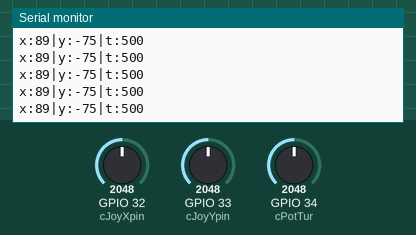
This sketch was run on a simulated ESP32. Parts: the last lines printed to the serial monitor. The inputs (shaded band) are chosen by the test bench; at power-on: GPIO 32 (cJoyXpin) = 2048, GPIO 33 (cJoyYpin) = 2048, GPIO 34 (cPotTur) = 2048.

Above: at 1.2 s.
1.3 s: GPIO 32 (cJoyXpin) set to 2866
At 1.42 s:
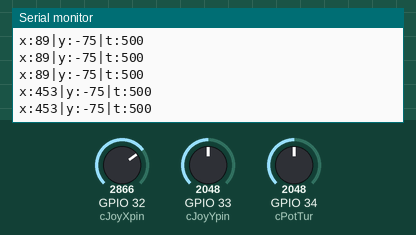
2.8 s: GPIO 33 (cJoyYpin) set to 2866
At 2.83 s:
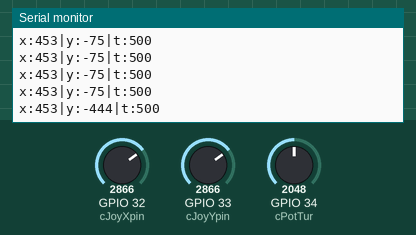
4.3 s: GPIO 34 (cPotTur) set to 2866
At 4.34 s:
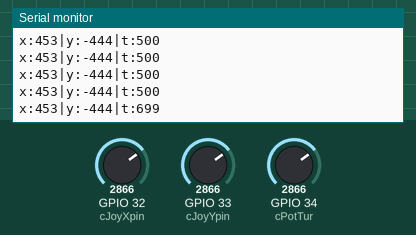
5.8 s: GPIO 32 (cJoyXpin) set to 3603
At 5.85 s:
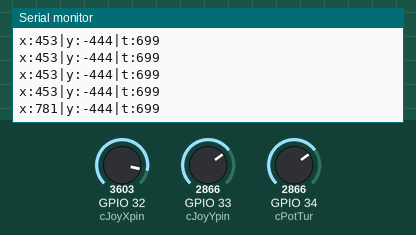
7.3 s: GPIO 33 (cJoyYpin) set to 3603
At 7.36 s:
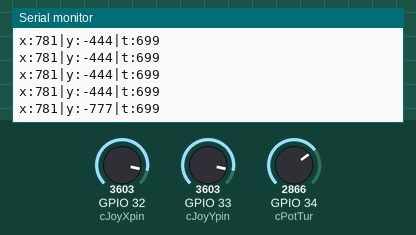
8.8 s: GPIO 34 (cPotTur) set to 3603
At 8.87 s:
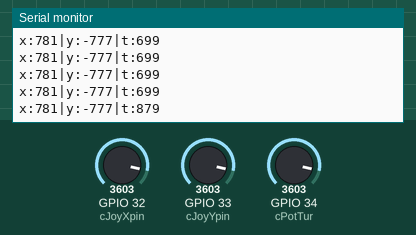
Timing chart, 0 to 11.3 s (numbered marks = the images above; inputs shaded):
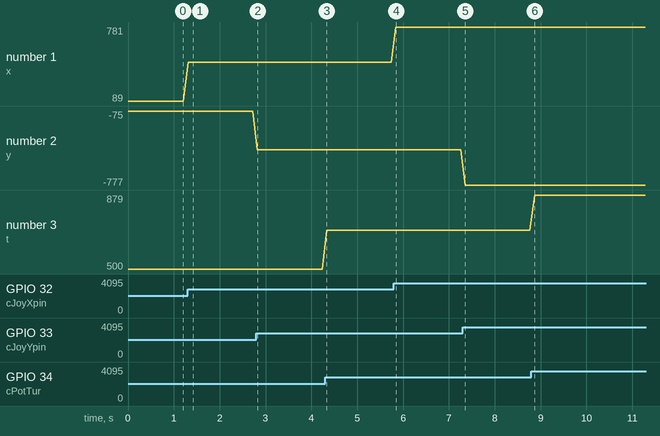

Measured:
- after the input at 1.3 s, the serial monitor: prints a new line at once (image 1)
- after the input at 2.8 s, the serial monitor: prints a new line at once (image 2)
- after the input at 4.3 s, the serial monitor: prints a new line at once (image 3)
- after the input at 5.8 s, the serial monitor: prints a new line at once (image 4)
- after the input at 7.3 s, the serial monitor: prints a new line after 0.06 s (image 5)
- after the input at 8.8 s, the serial monitor: prints a new line after 0.07 s (image 6)
- plotted number 1: 89 → 453 after the input at 1.3 s, 453 → 781 after the input at 5.8 s
- plotted number 2: -75 → -444 after the input at 2.8 s, -444 → -777 after the input at 7.3 s

The sketch:

transmitter_hovercraft.ino
```cpp
//Vysílač (ovladač)
#include <WiFi.h>
#include <esp_now.h>

uint8_t receiverMac[] = {0x08, 0xA6, 0xF7, 0xBC, 0x15, 0xF0};

void onSent(const wifi_tx_info_t *info, esp_now_send_status_t status) {
  //Serial.println(status == ESP_NOW_SEND_SUCCESS ? "OK" : "FAIL");
}

//konstanty
const int cJoyXpin = 32; // potenciometr joy osa X je GPIO pin 32 (ADC1 CH4)
const int cJoyYpin = 33; // potenciometr joy osa Y je GPIO pin 33 (ADC1 CH5)
const int cPotTur = 34; // potenciometr turbína je GPIO pin 34 (ADC1 CH6)
const int cJoyCenterX = 1847; //klidová poloha joy, nastaveno konkrétně na tomto kousku
const int cJoyCenterY = 1881; //klidová poloha joy, nastaveno konkrétně na tomto kousku
const int cJoyMin = 0;
const int cJoyMax = 4095;
const int cJoyDZ = 20; //mrtvá zóna ve středu joysticku, na malé hodnoty nereaguj
const int cJoyOkraj = 0; //oříznutí okrajových (maximálních) hodnot na výstupu, pokud chci (zatím nechci)
const int cPotMin = 0;
const int cPotMax = 4095;
const int cRefresh = 100; //počet milisekund mezi vysíláním

typedef struct {
  int16_t x; //osa x
  int16_t y; //osa x
  int16_t t; //turbína
} ESPNPacket;
ESPNPacket data;

void setup() {
  Serial.begin(115200);
  WiFi.mode(WIFI_STA);

  if (esp_now_init() != ESP_OK) {
    Serial.println("ESP-NOW init selhalo");
    return;
  }

  esp_now_register_send_cb(onSent);
  esp_now_peer_info_t peerInfo = {};
  memcpy(peerInfo.peer_addr, receiverMac, 6);
  peerInfo.channel = 0;
  peerInfo.encrypt = false;
  esp_now_add_peer(&peerInfo);

}

void loop() {
  int NDx = 0;
  int NDy = 0;
  int NDt = 0;

  prectiJoy(NDx,NDy);
  prectiPot(NDt);
  Serial.printf("x:%d|y:%d|t:%d\n", NDx, NDy, NDt);
  data.x=NDx;
  data.y=NDy;
  data.t=NDt;

  delay(cRefresh);
  esp_now_send(receiverMac, (uint8_t *)&data, sizeof(data));

}

void prectiJoy(int &NDx, int &NDy) {

  int joyX = analogRead(cJoyXpin);
  int joyY = analogRead(cJoyYpin);

  NDx = osetriJoy(joyX, cJoyCenterX);
  NDy = -osetriJoy(joyY, cJoyCenterY);//otáčím znaménko, protože na joysticku je + směrem dolů

}

void prectiPot(int &NDt) {

  int potT = analogRead(cPotTur);

  NDt = osetriPot(potT);

}


int osetriJoy(int joyRaw, int center) {
//Normalizuje hodnoty z joysticku na rozsah +/-1000
//Ošetří mrtvou zónu, korekci středu a okraje
int val = 0;
int diff = 0;

  diff = joyRaw - center;

  // deadzone na RAW
  if (abs(diff) < cJoyDZ) return 0;

  if (diff > 0) {
    val = map(diff, 0, cJoyMax - center, 0, 1000);
  } else {
    val = map(diff, cJoyMin - center, 0, -1000, 0);
  }

  // deadzone
  if (abs(val) < cJoyDZ) val = 0;

  val = constrain(val, -1000+cJoyOkraj, 1000-cJoyOkraj);

  return val;
}

int osetriPot(int potRaw) {
//Normalizuje hodnoty z potenciometru na rozsah 0-1000

int val = 0;

  val = map(potRaw,cPotMin,cPotMax, 0, 1000);

  val = constrain(val, cPotMin, cPotMax);

  return val;
}
```
